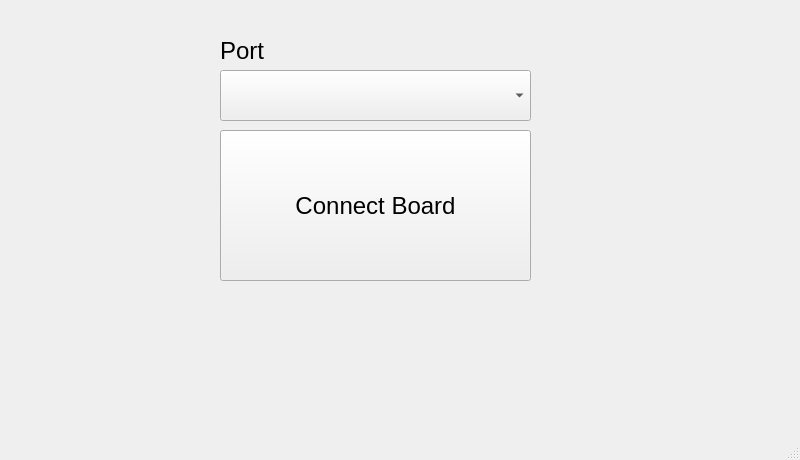
<?xml version="1.0" encoding="UTF-8"?>
<ui version="4.0">
 <class>MainWindow</class>
 <widget class="QMainWindow" name="MainWindow">
  <property name="geometry">
   <rect>
    <x>0</x>
    <y>0</y>
    <width>800</width>
    <height>460</height>
   </rect>
  </property>
  <property name="windowTitle">
   <string>MainWindow</string>
  </property>
  <widget class="QWidget" name="centralwidget">
   <widget class="QPushButton" name="connectBoard">
    <property name="geometry">
     <rect>
      <x>220</x>
      <y>130</y>
      <width>311</width>
      <height>151</height>
     </rect>
    </property>
    <property name="font">
     <font>
      <pointsize>18</pointsize>
     </font>
    </property>
    <property name="text">
     <string>Connect Board</string>
    </property>
   </widget>
   <widget class="QComboBox" name="serialPort">
    <property name="geometry">
     <rect>
      <x>220</x>
      <y>70</y>
      <width>311</width>
      <height>51</height>
     </rect>
    </property>
    <property name="font">
     <font>
      <pointsize>18</pointsize>
     </font>
    </property>
    <property name="currentText">
     <string/>
    </property>
    <property name="placeholderText">
     <string>Port</string>
    </property>
   </widget>
   <widget class="QLabel" name="label">
    <property name="geometry">
     <rect>
      <x>220</x>
      <y>30</y>
      <width>51</width>
      <height>41</height>
     </rect>
    </property>
    <property name="font">
     <font>
      <pointsize>18</pointsize>
     </font>
    </property>
    <property name="text">
     <string>Port</string>
    </property>
   </widget>
  </widget>
  <widget class="QStatusBar" name="statusbar"/>
 </widget>
 <resources/>
 <connections/>
</ui>
